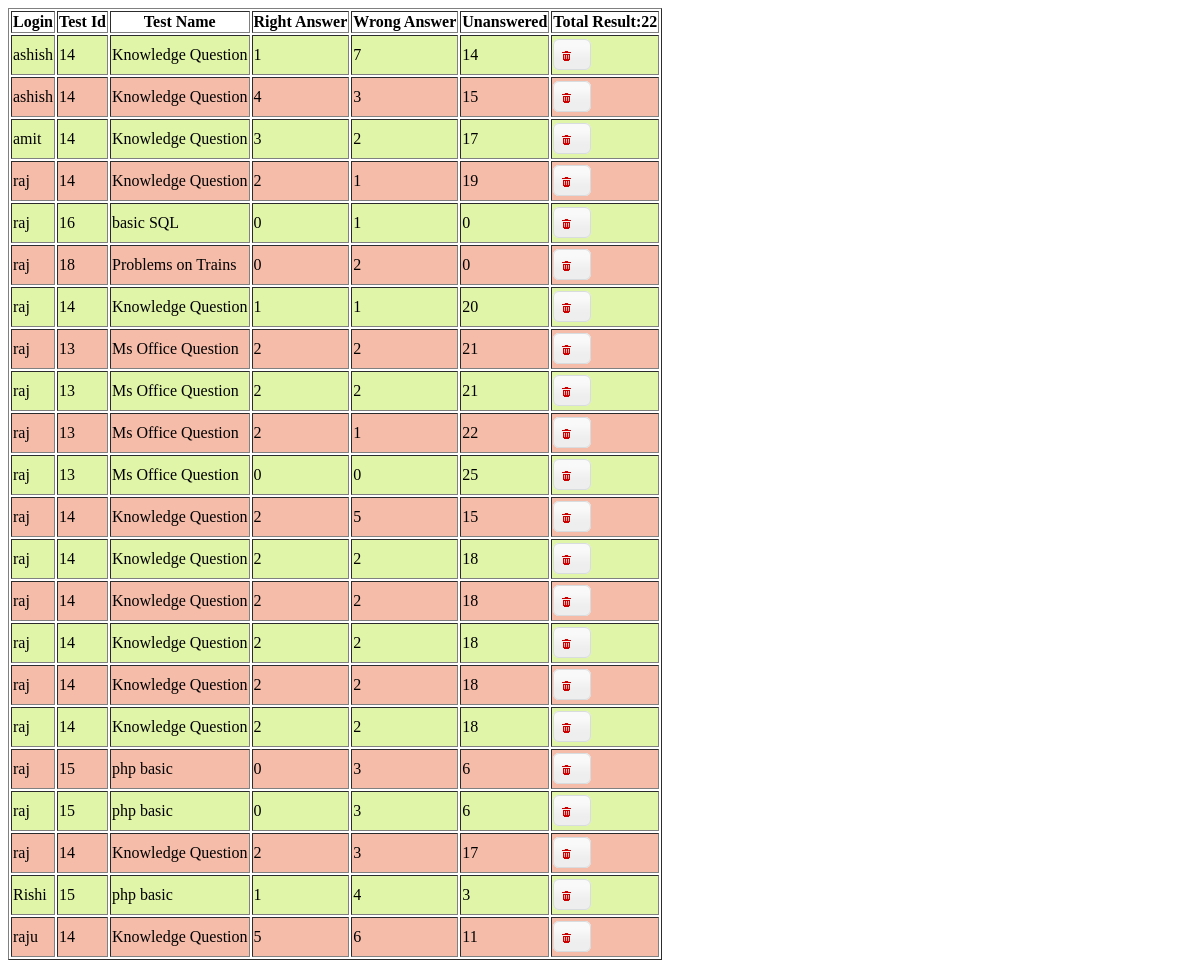
Screenshot of /admin/result.php with the database file from the repository.
### tables this page shows
CREATE TABLE IF NOT EXISTS `mst_result` (
  `sl_no` int(5) NOT NULL,
  `login` varchar(20) DEFAULT NULL,
  `test_id` int(5) DEFAULT NULL,
  `test_name` varchar(255) DEFAULT NULL,
  `right_answer` int(5) NOT NULL,
  `wrong_answer` int(5) NOT NULL,
  `unanswered` int(5) NOT NULL
);

### admin/result.php (the view, shortened to what this page needs)
<link rel="stylesheet" href="/OnlineXam/css/jquery-ui-1.10.4.custom.css" type="text/css" />
<?php
	$x=0;
$result = mysql_query("SELECT * FROM mst_result");
$num_rows = mysql_num_rows($result);
	echo "<table border='1'>
    <tr>
	<th>Login</th>
	<th>Test Id</th>
	<th>Test Name</th>
	<th>Right Answer</th>
	<th>Wrong Answer</th>
	<th>Unanswered</th>
	<th>Total Result:". $num_rows."</th>
	</tr>";
	while($record=mysql_fetch_array($result)){
		 $id=$record['sl_no'];
		 $x=$x+1;
		 if($x%2==0){
			 $col="#F5BCA9";
		 }else{
			 $col="#E1F5A9";
		 }
		echo "<tr bgcolor=".$col.">";
		echo "<td>" .  $record['login']. " </td>";
		echo "<td>" . $record['test_id']. "</td>";
		echo "<td>" . $record['test_name']. "</td>";
		echo "<td>" . $record['right_answer']. "</td>";
		echo "<td>" . $record['wrong_answer']. "</td>";
		echo "<td>" . $record['unanswered']. "</td>";
		?>
		<td height="40" bgcolor="<?php echo $col; ?>"> <a href="\OnlineXam\admin\result_delete.php?id=<?php echo $id; ?>" onClick="return confirm('Are you sure you wish to delete this Record?');" id="delete" class="ui-state-default ui-corner-all">
            <span class="ui-icon ui-icon-trash" title="Delete"></span></a></td>
        <?php
		echo "</tr>";
	}
	echo "</table>";
?>

### admin/result.php (style rules this page uses)
#delete { padding: .4em 1em .4em 20px; text-decoration: none; position:relative; }
#delete span.ui-icon { margin: 0 5px 0 0; position: absolute; left: .2em; top: 50%; margin-top: -8px; }

### rows the page displays
mst_result: login "ashish", test "14", test_name "Knowledge Question", right_answer "1", wrong_answer "7", unanswered "14"
mst_result: login "ashish", test "14", test_name "Knowledge Question", right_answer "4", wrong_answer "3", unanswered "15"
mst_result: login "amit", test "14", test_name "Knowledge Question", right_answer "3", wrong_answer "2", unanswered "17"
mst_result: login "raj", test "14", test_name "Knowledge Question", right_answer "2", wrong_answer "1", unanswered "19"
mst_result: login "raj", test "16", test_name "basic SQL", right_answer "0", wrong_answer "1", unanswered "0"
mst_result: login "raj", test "18", test_name "Problems on Trains", right_answer "0", wrong_answer "2", unanswered "0"
mst_result: login "raj", test "14", test_name "Knowledge Question", right_answer "1", wrong_answer "1", unanswered "20"
mst_result: login "raj", test "13", test_name "Ms Office Question", right_answer "2", wrong_answer "2", unanswered "21"
mst_result: login "raj", test "13", test_name "Ms Office Question", right_answer "2", wrong_answer "2", unanswered "21"
mst_result: login "raj", test "13", test_name "Ms Office Question", right_answer "2", wrong_answer "1", unanswered "22"
mst_result: login "raj", test "13", test_name "Ms Office Question", right_answer "0", wrong_answer "0", unanswered "25"
mst_result: login "raj", test "14", test_name "Knowledge Question", right_answer "2", wrong_answer "5", unanswered "15"
mst_result: login "raj", test "14", test_name "Knowledge Question", right_answer "2", wrong_answer "2", unanswered "18"
mst_result: login "raj", test "14", test_name "Knowledge Question", right_answer "2", wrong_answer "2", unanswered "18"
mst_result: login "raj", test "14", test_name "Knowledge Question", right_answer "2", wrong_answer "2", unanswered "18"
mst_result: login "raj", test "14", test_name "Knowledge Question", right_answer "2", wrong_answer "2", unanswered "18"
mst_result: login "raj", test "14", test_name "Knowledge Question", right_answer "2", wrong_answer "2", unanswered "18"
mst_result: login "raj", test "15", test_name "php basic", right_answer "0", wrong_answer "3", unanswered "6"
mst_result: login "raj", test "15", test_name "php basic", right_answer "0", wrong_answer "3", unanswered "6"
mst_result: login "raj", test "14", test_name "Knowledge Question", right_answer "2", wrong_answer "3", unanswered "17"
mst_result: login "Rishi", test "15", test_name "php basic", right_answer "1", wrong_answer "4", unanswered "3"
mst_result: login "raju", test "14", test_name "Knowledge Question", right_answer "5", wrong_answer "6", unanswered "11"

### other values shown
$num_rows "22"
